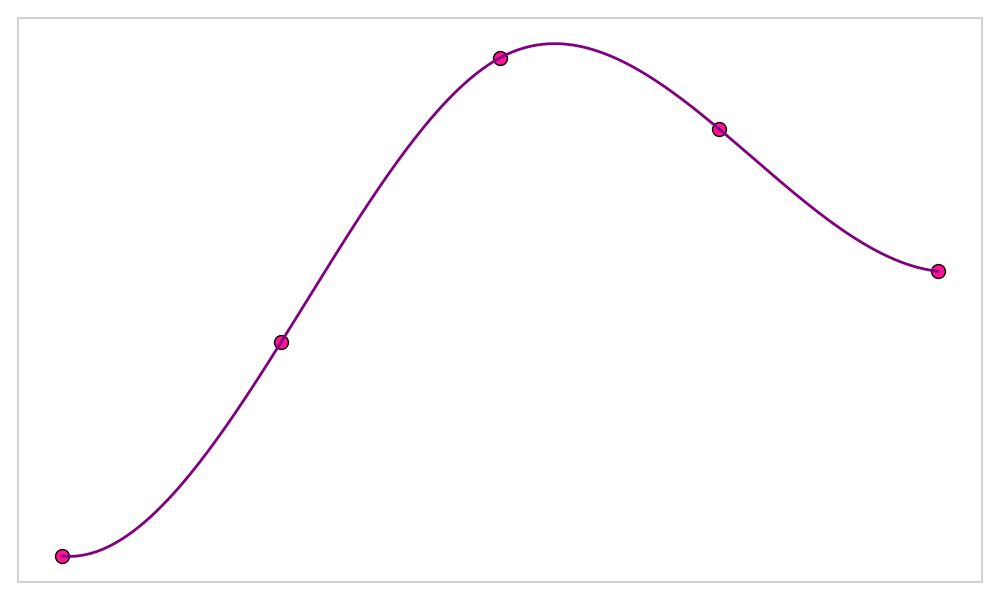

Recreate this plot in Python.
import numpy as np
import matplotlib.pyplot as plt
from scipy.interpolate import make_interp_spline

# Data for plotting
decades = np.array([1950, 1960, 1970, 1980, 1990])
influence_scores = np.array([35, 50, 70, 65, 55])

# Generate a smooth curve using spline interpolation
decades_smooth = np.linspace(decades.min(), decades.max(), 300)
spline = make_interp_spline(decades, influence_scores, k=3)
influence_scores_smooth = spline(decades_smooth)

# Plot setup
plt.figure(figsize=(10, 6))
plt.scatter(decades, influence_scores, color='deeppink', s=100, edgecolor='black')
plt.plot(decades_smooth, influence_scores_smooth, color='purple', linestyle='-', linewidth=2)

# Remove title, labels, and tick labels
plt.xticks([])
plt.yticks([])

# Automatically adjust layout
plt.tight_layout()

# Show plot
plt.show()
